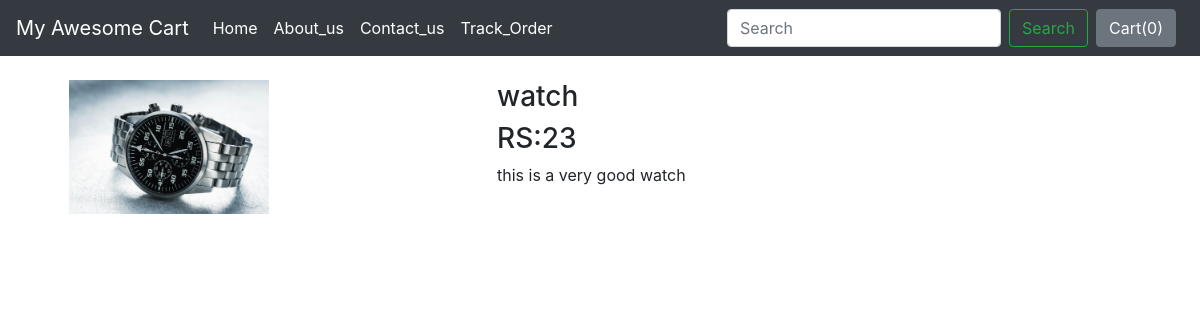
The page /productview/3 on the database its author committed.
### shop/models.py (models this page shows, shortened)
class Products (models.Model):
    product_name=models.CharField(max_length=50,default='')
    product_category=models.CharField(max_length=50,default='')
    product_price= models.IntegerField(default=0)
    product_desc=models.CharField(max_length=200,default='')
    product_pub_date=models.DateField()
    product_image=models.ImageField(upload_to='shop/images',default='')

### shop/views.py (the view)
# urls.py: path('productview/<int:myid>', views.productview,name='productview'),
def productview (request,myid):
    product=Products.objects.filter(id=myid)
    return render(request,'shop/product_view.html',{'product':product[0]})

### shop/templates/shop/product_view.html (shortened to what this page needs)
{% extends 'shop/base.html' %}
{% block body %}
<div class="container">
    <div class="row">
        <div class="col-md-4 mx-4 my-4">
            <img src='{{product.product_image.url}}' width="200px">
        </div>
        <div class="col-md-4 mx-4 my-4">
            <h3>{{product.product_name}}</h3>
            <h3>RS:{{product.product_price}}</h3>
            <p>{{product.product_desc}}</p>
        </div>
    </div>
</div>
{% endblock %}

### rows shown on the page
Products: product_image (picture), product_name "watch", product_price "23", product_desc "this is a very good watch"
